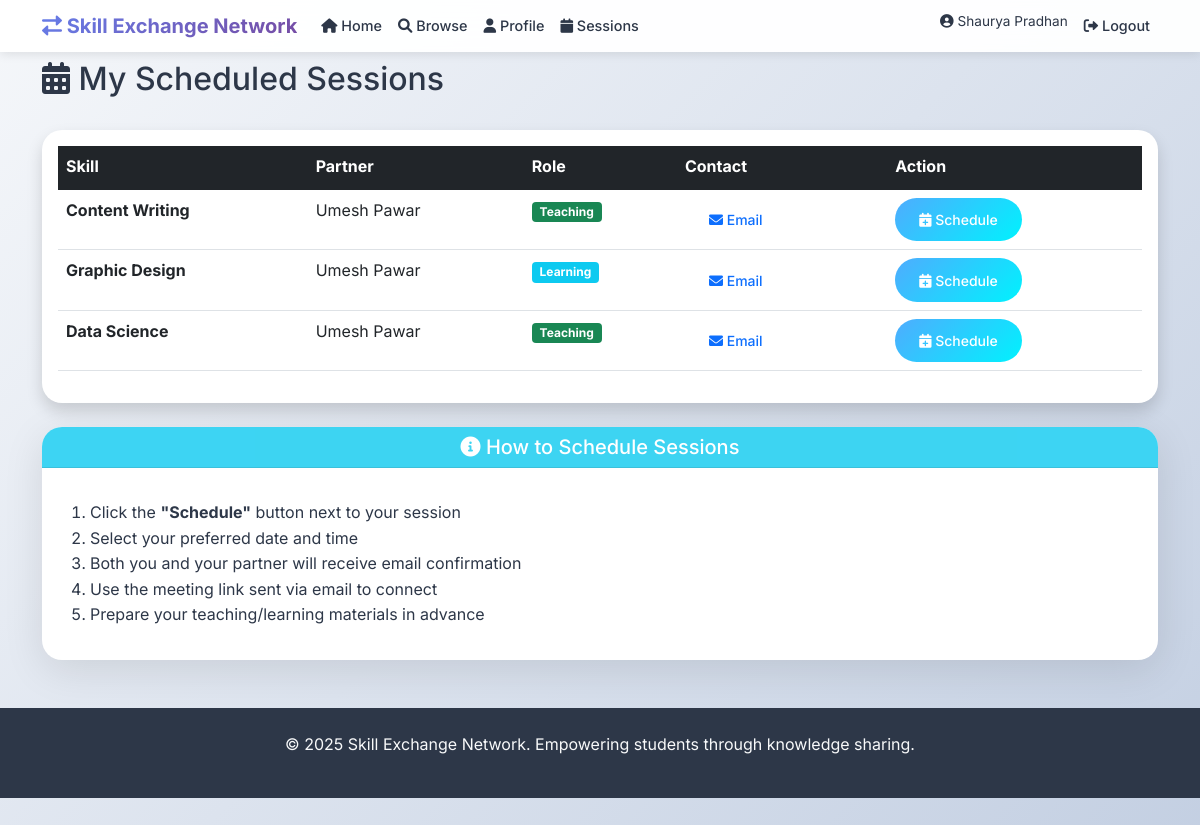
Screenshot of /sessions (signed in) with the database file from the repository.
### tables this page shows
CREATE TABLE exchanges (
                id INTEGER PRIMARY KEY AUTOINCREMENT,
                teacher_id INTEGER NOT NULL,
                learner_id INTEGER NOT NULL,
                skill_id INTEGER NOT NULL,
                status TEXT DEFAULT 'pending',
                session_time TEXT,
                created_at TIMESTAMP DEFAULT CURRENT_TIMESTAMP,
                FOREIGN KEY (teacher_id) REFERENCES users (id),
                FOREIGN KEY (learner_id) REFERENCES users (id),
                FOREIGN KEY (skill_id) REFERENCES skills (id)
            );

CREATE TABLE skills (
                id INTEGER PRIMARY KEY AUTOINCREMENT,
                name TEXT UNIQUE NOT NULL,
                category TEXT DEFAULT 'General'
            );

### app.py (the view)
@app.route('/sessions')
def sessions():
    if 'user_id' not in session:
        flash('Please log in to view sessions!', 'warning')
        return redirect(url_for('login'))
    user_id = session['user_id']
    conn = get_db_connection()
    cursor = conn.cursor()
    try:
        cursor.execute('''
            SELECT
                e.id, e.session_time, s.name as skill_name,
                CASE
                    WHEN e.teacher_id = ? THEN u2.name
                    ELSE u1.name
                END as partner_name,
                CASE
                    WHEN e.teacher_id = ? THEN 'Teaching'
                    ELSE 'Learning'
                END as role,
                CASE
                    WHEN e.teacher_id = ? THEN u2.email
                    ELSE u1.email
                END as partner_email
            FROM exchanges e
            JOIN skills s ON e.skill_id = s.id
            JOIN users u1 ON e.teacher_id = u1.id
            JOIN users u2 ON e.learner_id = u2.id
            WHERE (e.teacher_id = ? OR e.learner_id = ?) AND e.status = 'accepted'
            ORDER BY e.created_at DESC
        ''', (user_id, user_id, user_id, user_id, user_id))
        sessions = cursor.fetchall()
    except Exception as e:
        flash(f'Error loading sessions: {str(e)}', 'error')
        sessions = []
    finally:
        conn.close()
    return render_template('sessions.html', sessions=sessions)

### app.py (called while the page is built)
def get_db_connection():
    return db_manager.get_connection()

@app.before_request
def track_user_activity():
    if 'user_id' in session:
        active_users[session['user_id']] = datetime.utcnow()

### database.py (called while the page is built)
    def get_connection(self):
        return sqlite3.connect(self.db_name, check_same_thread=False)

### templates/sessions.html (shortened to what this page needs)
{% extends "base.html" %}
{% block content %}
<div class="container">
    <div class="d-flex justify-content-between align-items-center mb-4">
        <h2><i class="fas fa-calendar-alt"></i> My Scheduled Sessions</h2>
    </div>
    <div class="card shadow">
        <div class="card-body">
            {% if sessions %}
            <div class="table-responsive">
                <table class="table table-hover">
                    <thead class="table-dark">
                        <tr>
                            <th>Skill</th>
                            <th>Partner</th>
                            <th>Role</th>
                            <th>Contact</th>
                            <th>Action</th>
                        </tr>
                    </thead>
                    <tbody>
                        {% for session in sessions %}
                        <tr>
                            <td>
                                <strong>{{ session[2] }}</strong>
                            </td>
                            <td>{{ session[3] }}</td>
                            <td>
                                {% if session[4] == 'Teaching' %}
                                    <span class="badge bg-success">Teaching</span>
                                {% else %}
                                    <span class="badge bg-info">Learning</span>
                                {% endif %}
                            </td>
                            <td>
                                <a href="mailto:{{ session[5] }}" class="btn btn-sm btn-outline-primary">
                                    <i class="fas fa-envelope"></i> Email
                                </a>
                            </td>
                            <td>
                                <button class="btn btn-sm btn-success schedule-btn"
                                        data-session-id="{{ session[0] }}"
                                        data-partner="{{ session[3] }}"
                                        data-skill="{{ session[2] }}"
                                        data-role="{{ session[4] }}">
                                    <i class="fas fa-calendar-plus"></i> Schedule
                                </button>
                            </td>
                        </tr>
                        {% endfor %}
                    </tbody>
                </table>
            </div>
            {% endif %}
        </div>
    </div>
    <div class="card mt-4 border-info">
        <div class="card-header bg-info text-white">
            <h5 class="mb-0"><i class="fas fa-info-circle"></i> How to Schedule Sessions</h5>
        </div>
        <div class="card-body">
            <ol>
                <li>Click the <strong>"Schedule"</strong> button next to your session</li>
                <li>Select your preferred date and time</li>
                <li>Both you and your partner will receive email confirmation</li>
                <li>Use the meeting link sent via email to connect</li>
                <li>Prepare your teaching/learning materials in advance</li>
            </ol>
        </div>
    </div>
</div>
{% endblock %}

### static/css/style.css (style rules this page uses)
:root { --primary-color: #667eea; --secondary-color: #764ba2; --accent-color: #f093fb; --success-color: #4facfe; --warning-color: #43e97b; --danger-color: #fa709a; --dark-color: #2d3748; --light-color: #f7fafc; --gradient-primary: linear-gradient(135deg, #667eea 0%, #764ba2 100%); --gradient-secondary: linear-gradient(135deg, #f093fb 0%, #f5576c 100%); --gradient-success: linear-gradient(135deg, #4facfe 0%, #00f2fe 100%); --gradient-warm: linear-gradient(135deg, #fa709a 0%, #fee140 100%); --shadow-soft: 0 10px 40px rgba(0,0,0,0.1); --shadow-hover: 0 20px 60px rgba(0,0,0,0.15); --border-radius: 20px; --transition: all 0.3s cubic-bezier(0.4, 0, 0.2, 1); }
* { margin: 0; padding: 0; box-sizing: border-box; }
body { font-family: 'Inter', 'Segoe UI', Tahoma, Geneva, Verdana, sans-serif; line-height: 1.6; color: var(--dark-color); background: linear-gradient(135deg, #f5f7fa 0%, #c3cfe2 100%); min-height: 100vh; }
.card-header { display: flex; align-items: center; justify-content: center; gap: 0.5rem; margin-bottom: 1rem; font-size: 0.9rem; opacity: 0.8; }
.card { border: none; border-radius: var(--border-radius); box-shadow: var(--shadow-soft); transition: var(--transition); overflow: hidden; }
.btn { border-radius: 25px; font-weight: 500; padding: 0.7rem 1.5rem; transition: var(--transition); border: none; }
.btn-success { background: var(--gradient-success); border: none; }

### rows the page displays
exchanges: name "Content Writing", session "Umesh Pawar", shows "Teaching"
exchanges: name "Graphic Design", session "Umesh Pawar", shows "Learning"
exchanges: name "Data Science", session "Umesh Pawar", shows "Teaching"

### other values shown
{{ session.user_name }} "Shaurya Pradhan"
